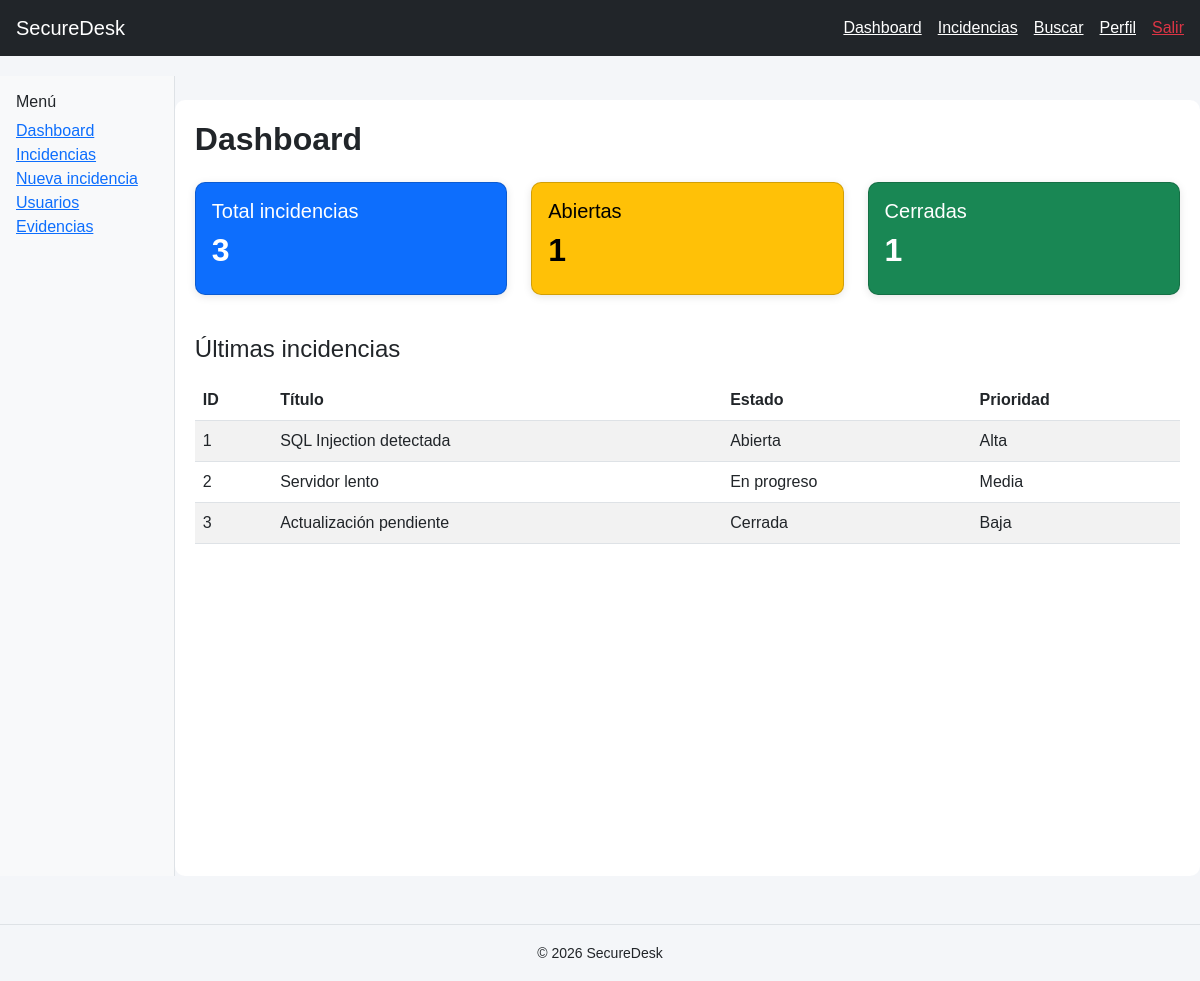
Page /dashboard.php (signed in) on the committed database.
### tables this page shows
CREATE TABLE incidencias (
    id INT AUTO_INCREMENT PRIMARY KEY,
    titulo VARCHAR(200) NOT NULL,
    descripcion TEXT NOT NULL,
    prioridad ENUM('Baja','Media','Alta','Crítica') DEFAULT 'Media',
    estado ENUM('Abierta','En progreso','Cerrada') DEFAULT 'Abierta',
    usuario_id INT,
    fecha_creacion TIMESTAMP DEFAULT CURRENT_TIMESTAMP,
    FOREIGN KEY(usuario_id) REFERENCES usuarios(id)
);

### dashboard.php (the view, shortened to what this page needs)
<?php
require_once "config/database.php";
require_once "templates/header.php";
$total = $conexion->query("SELECT COUNT(*) FROM incidencias")->fetchColumn();
$abiertas = $conexion->query("SELECT COUNT(*) FROM incidencias WHERE estado='Abierta'")->fetchColumn();
$cerradas = $conexion->query("SELECT COUNT(*) FROM incidencias WHERE estado='Cerrada'")->fetchColumn();
$incidencias = $conexion->query("SELECT * FROM incidencias ORDER BY fecha_creacion DESC LIMIT 5")->fetchAll(PDO::FETCH_ASSOC);
?>
<?php include "templates/navbar.php"; ?>
<div class="d-flex">
    <?php include "templates/sidebar.php"; ?>
    <div class="container mt-4">
        <h2>Dashboard</h2>
        <div class="row mt-4">
            <div class="col-md-4">
                <div class="card text-bg-primary mb-3">
                    <div class="card-body">
                        <h5>Total incidencias</h5>
                        <h2><?php echo $total; ?></h2>
                    </div>
                </div>
            </div>
            <div class="col-md-4">
                <div class="card text-bg-warning mb-3">
                    <div class="card-body">
                        <h5>Abiertas</h5>
                        <h2><?php echo $abiertas; ?></h2>
                    </div>
                </div>
            </div>
            <div class="col-md-4">
                <div class="card text-bg-success mb-3">
                    <div class="card-body">
                        <h5>Cerradas</h5>
                        <h2><?php echo $cerradas; ?></h2>
                    </div>
                </div>
            </div>
        </div>
        <h4 class="mt-4">Últimas incidencias</h4>
        <table class="table table-striped mt-3">
            <thead>
                <tr>
                    <th>ID</th>
                    <th>Título</th>
                    <th>Estado</th>
                    <th>Prioridad</th>
                </tr>
            </thead>
            <tbody>
                <?php foreach($incidencias as $i): ?>
                <tr>
                    <td><?php echo $i["id"]; ?></td>
                    <td><?php echo $i["titulo"]; ?></td>
                    <td><?php echo $i["estado"]; ?></td>
                    <td><?php echo $i["prioridad"]; ?></td>
                </tr>
                <?php endforeach; ?>
            </tbody>
        </table>
    </div>
</div>
<?php require_once "templates/footer.php"; ?>

### templates/header.php (shortened to what this page needs)
<!DOCTYPE html>
<html lang="es">
<head>
    <link href="https://cdn.jsdelivr.net/npm/bootstrap@5.3.0/dist/css/bootstrap.min.css" rel="stylesheet">
    <link rel="stylesheet" href="<?php echo APP_URL; ?>/assets/css/style.css">
</head>
<body>

### templates/navbar.php
<nav class="navbar navbar-dark bg-dark px-3">
    <a class="navbar-brand" href="dashboard.php">SecureDesk</a>
    <div class="d-flex gap-3">
        <a href="dashboard.php" class="text-white">Dashboard</a>
        <a href="incidents.php" class="text-white">Incidencias</a>
        <a href="search.php" class="text-white">Buscar</a>
        <a href="profile.php" class="text-white">Perfil</a>
        <a href="logout.php" class="text-danger">Salir</a>
    </div>
</nav>

### templates/sidebar.php
<div class="bg-light border-end p-3" style="width:200px; min-height:100vh;">
    <h6>Menú</h6>
    <ul class="list-unstyled">
        <li><a href="dashboard.php">Dashboard</a></li>
        <li><a href="incidents.php">Incidencias</a></li>
        <li><a href="create_incident.php">Nueva incidencia</a></li>
        <li><a href="users.php">Usuarios</a></li>
        <li><a href="upload.php">Evidencias</a></li>
    </ul>
</div>

### templates/footer.php (shortened to what this page needs)
<footer class="text-center mt-5 py-3 border-top">
    <small>© <?php echo date("Y"); ?> SecureDesk</small>
</footer>
</body>
</html>

### assets/css/style.css (style rules this page uses)
body { background-color: #f4f6f9; font-family: Arial, sans-serif; }
h2 { font-weight: bold; }
.container { background: white; padding: 20px; border-radius: 10px; }
.card { border-radius: 10px; box-shadow: 0 2px 8px rgba(0, 0, 0, 0.1); }
.table { background: white; }
.navbar { margin-bottom: 20px; }

### rows in the picture
incidencias: id "1", titulo "SQL Injection detectada", estado "Abierta", prioridad "Alta"
incidencias: id "2", titulo "Servidor lento", estado "En progreso", prioridad "Media"
incidencias: id "3", titulo "Actualización pendiente", estado "Cerrada", prioridad "Baja"

### other values in the picture
$total "3"
$abiertas "1"
$cerradas "1"
